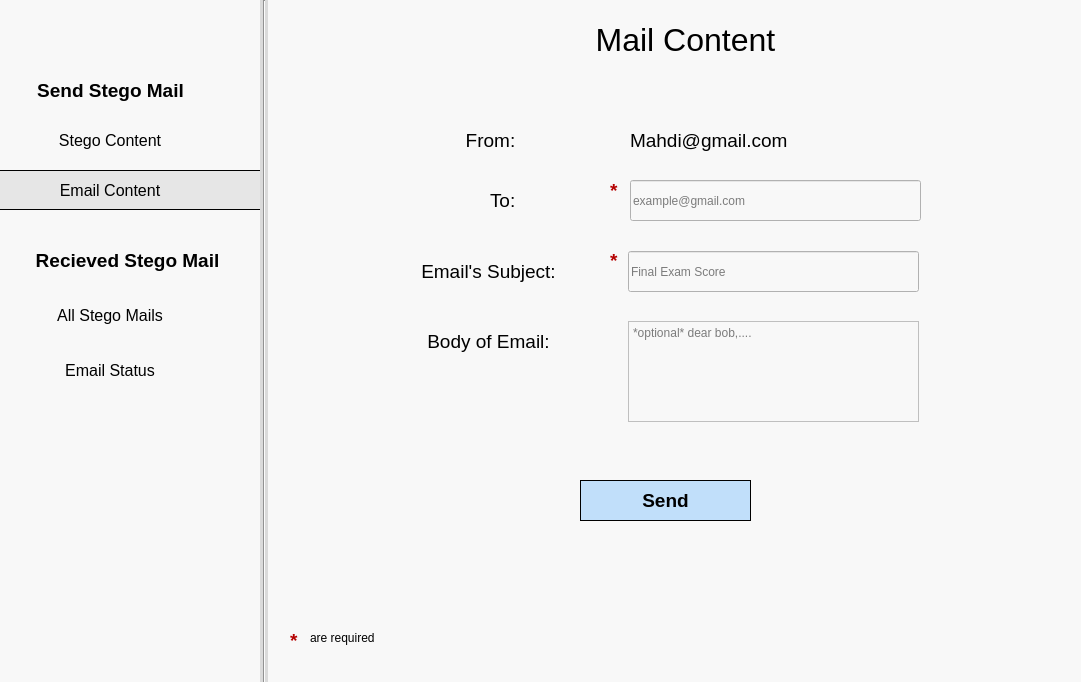
<?xml version="1.0" encoding="UTF-8"?>
<ui version="4.0">
 <class>Dialog</class>
 <widget class="QDialog" name="Dialog">
  <property name="geometry">
   <rect>
    <x>0</x>
    <y>0</y>
    <width>1081</width>
    <height>682</height>
   </rect>
  </property>
  <property name="windowTitle">
   <string>Dialog</string>
  </property>
  <property name="whatsThis">
   <string/>
  </property>
  <property name="styleSheet">
   <string notr="true">background-color: rgb(248, 248, 248);</string>
  </property>
  <widget class="QLabel" name="txtTo">
   <property name="geometry">
    <rect>
     <x>490</x>
     <y>180</y>
     <width>41</width>
     <height>41</height>
    </rect>
   </property>
   <property name="font">
    <font>
     <pointsize>14</pointsize>
    </font>
   </property>
   <property name="text">
    <string>To:</string>
   </property>
  </widget>
  <widget class="QLabel" name="txtSubject">
   <property name="geometry">
    <rect>
     <x>388</x>
     <y>251</y>
     <width>201</width>
     <height>41</height>
    </rect>
   </property>
   <property name="text">
    <string>&lt;html&gt;&lt;head/&gt;&lt;body&gt;&lt;p align=&quot;center&quot;&gt;&lt;span style=&quot; font-size:14pt; color:#000000;&quot;&gt;Email's Subject:&lt;/span&gt;&lt;/p&gt;&lt;/body&gt;&lt;/html&gt;</string>
   </property>
  </widget>
  <widget class="QLabel" name="txtBody">
   <property name="geometry">
    <rect>
     <x>388</x>
     <y>321</y>
     <width>201</width>
     <height>41</height>
    </rect>
   </property>
   <property name="text">
    <string>&lt;html&gt;&lt;head/&gt;&lt;body&gt;&lt;p align=&quot;center&quot;&gt;&lt;span style=&quot; font-size:14pt; color:#000000;&quot;&gt;Body of Email:&lt;/span&gt;&lt;/p&gt;&lt;/body&gt;&lt;/html&gt;</string>
   </property>
  </widget>
  <widget class="QLineEdit" name="tfTo">
   <property name="geometry">
    <rect>
     <x>630</x>
     <y>180</y>
     <width>291</width>
     <height>41</height>
    </rect>
   </property>
   <property name="styleSheet">
    <string notr="true">background-color: rgb(248, 248, 248);</string>
   </property>
   <property name="placeholderText">
    <string>example@gmail.com</string>
   </property>
  </widget>
  <widget class="QLineEdit" name="tfSubject">
   <property name="geometry">
    <rect>
     <x>628</x>
     <y>251</y>
     <width>291</width>
     <height>41</height>
    </rect>
   </property>
   <property name="styleSheet">
    <string notr="true">background-color: rgb(248, 248, 248);</string>
   </property>
   <property name="placeholderText">
    <string>Final Exam Score</string>
   </property>
  </widget>
  <widget class="QTextEdit" name="tfBody">
   <property name="geometry">
    <rect>
     <x>628</x>
     <y>321</y>
     <width>291</width>
     <height>101</height>
    </rect>
   </property>
   <property name="styleSheet">
    <string notr="true">background-color: rgb(248, 248, 248);</string>
   </property>
   <property name="placeholderText">
    <string>*optional* dear bob,....</string>
   </property>
  </widget>
  <widget class="QPushButton" name="btnSend">
   <property name="geometry">
    <rect>
     <x>580</x>
     <y>480</y>
     <width>171</width>
     <height>41</height>
    </rect>
   </property>
   <property name="font">
    <font>
     <pointsize>14</pointsize>
     <weight>75</weight>
     <bold>true</bold>
    </font>
   </property>
   <property name="styleSheet">
    <string notr="true">border: 0.5px solid #000000;
background-color: rgb(138, 198, 253,0.5);</string>
   </property>
   <property name="text">
    <string>Send</string>
   </property>
  </widget>
  <widget class="QLabel" name="txtFrom">
   <property name="geometry">
    <rect>
     <x>390</x>
     <y>120</y>
     <width>201</width>
     <height>41</height>
    </rect>
   </property>
   <property name="text">
    <string>&lt;html&gt;&lt;head/&gt;&lt;body&gt;&lt;p align=&quot;center&quot;&gt;&lt;span style=&quot; font-size:14pt; color:#000000;&quot;&gt;From:&lt;/span&gt;&lt;/p&gt;&lt;/body&gt;&lt;/html&gt;</string>
   </property>
  </widget>
  <widget class="QLabel" name="txtEmailInUse">
   <property name="geometry">
    <rect>
     <x>630</x>
     <y>120</y>
     <width>441</width>
     <height>41</height>
    </rect>
   </property>
   <property name="font">
    <font>
     <pointsize>14</pointsize>
     <weight>50</weight>
     <bold>false</bold>
    </font>
   </property>
   <property name="text">
    <string>Mahdi@gmail.com</string>
   </property>
   <property name="alignment">
    <set>Qt::AlignLeading|Qt::AlignLeft|Qt::AlignVCenter</set>
   </property>
  </widget>
  <widget class="QLabel" name="txtTitle">
   <property name="geometry">
    <rect>
     <x>550</x>
     <y>20</y>
     <width>271</width>
     <height>41</height>
    </rect>
   </property>
   <property name="text">
    <string>&lt;html&gt;&lt;head/&gt;&lt;body&gt;&lt;p align=&quot;center&quot;&gt;&lt;span style=&quot; font-size:24pt; color:#000000;&quot;&gt;Mail Content&lt;/span&gt;&lt;/p&gt;&lt;/body&gt;&lt;/html&gt;</string>
   </property>
  </widget>
  <widget class="QPushButton" name="btnDecryption">
   <property name="geometry">
    <rect>
     <x>10</x>
     <y>240</y>
     <width>235</width>
     <height>40</height>
    </rect>
   </property>
   <property name="font">
    <font>
     <pointsize>14</pointsize>
     <weight>75</weight>
     <bold>true</bold>
    </font>
   </property>
   <property name="styleSheet">
    <string notr="true">color:black;
box-shadow: none;
border-style:flat;
text-align: center;
</string>
   </property>
   <property name="text">
    <string>Recieved Stego Mail</string>
   </property>
  </widget>
  <widget class="QPushButton" name="btnStegoContent">
   <property name="geometry">
    <rect>
     <x>35</x>
     <y>120</y>
     <width>150</width>
     <height>40</height>
    </rect>
   </property>
   <property name="font">
    <font>
     <pointsize>12</pointsize>
     <weight>50</weight>
     <bold>false</bold>
    </font>
   </property>
   <property name="styleSheet">
    <string notr="true">color:black;
box-shadow: none;
border-style:flat;
text-align: center;
</string>
   </property>
   <property name="text">
    <string>Stego Content</string>
   </property>
  </widget>
  <widget class="QPushButton" name="btnEmailContent">
   <property name="geometry">
    <rect>
     <x>-30</x>
     <y>170</y>
     <width>291</width>
     <height>40</height>
    </rect>
   </property>
   <property name="font">
    <font>
     <pointsize>12</pointsize>
     <weight>50</weight>
     <bold>false</bold>
    </font>
   </property>
   <property name="styleSheet">
    <string notr="true">color:black;
box-shadow: none;
border-style:flat;
text-align: left;
border: 0.5px solid #000000;
background-color: rgb(230, 230, 230);</string>
   </property>
   <property name="text">
    <string/>
   </property>
  </widget>
  <widget class="QPushButton" name="btnEncryption">
   <property name="geometry">
    <rect>
     <x>-10</x>
     <y>70</y>
     <width>241</width>
     <height>40</height>
    </rect>
   </property>
   <property name="font">
    <font>
     <pointsize>14</pointsize>
     <weight>75</weight>
     <bold>true</bold>
    </font>
   </property>
   <property name="styleSheet">
    <string notr="true">color:black;
box-shadow: none;
border-style:flat;
text-align: center;
</string>
   </property>
   <property name="text">
    <string>Send Stego Mail</string>
   </property>
  </widget>
  <widget class="QPushButton" name="btnEmailStatus">
   <property name="geometry">
    <rect>
     <x>35</x>
     <y>350</y>
     <width>150</width>
     <height>40</height>
    </rect>
   </property>
   <property name="font">
    <font>
     <pointsize>12</pointsize>
     <weight>50</weight>
     <bold>false</bold>
    </font>
   </property>
   <property name="styleSheet">
    <string notr="true">color:black;
box-shadow: none;
border-style:flat;
text-align: center;
</string>
   </property>
   <property name="text">
    <string>Email Status</string>
   </property>
  </widget>
  <widget class="Line" name="DashboardLine">
   <property name="geometry">
    <rect>
     <x>260</x>
     <y>0</y>
     <width>8</width>
     <height>711</height>
    </rect>
   </property>
   <property name="styleSheet">
    <string notr="true">background-color: rgb(218, 218, 218);</string>
   </property>
   <property name="orientation">
    <enum>Qt::Vertical</enum>
   </property>
  </widget>
  <widget class="QLabel" name="txtRequiredSymbolTo">
   <property name="geometry">
    <rect>
     <x>610</x>
     <y>180</y>
     <width>16</width>
     <height>21</height>
    </rect>
   </property>
   <property name="font">
    <font>
     <pointsize>14</pointsize>
     <weight>75</weight>
     <bold>true</bold>
    </font>
   </property>
   <property name="styleSheet">
    <string notr="true">background-color: rgba(255, 255, 255, 0);
color: rgb(180, 0, 0);</string>
   </property>
   <property name="text">
    <string>*</string>
   </property>
  </widget>
  <widget class="QLabel" name="txtRequiredSymbolSubject">
   <property name="geometry">
    <rect>
     <x>610</x>
     <y>250</y>
     <width>16</width>
     <height>21</height>
    </rect>
   </property>
   <property name="font">
    <font>
     <pointsize>14</pointsize>
     <weight>75</weight>
     <bold>true</bold>
    </font>
   </property>
   <property name="styleSheet">
    <string notr="true">background-color: rgba(255, 255, 255, 0);
color: rgb(180, 0, 0);</string>
   </property>
   <property name="text">
    <string>*</string>
   </property>
  </widget>
  <widget class="QLabel" name="txtRequiredSymbol">
   <property name="geometry">
    <rect>
     <x>290</x>
     <y>630</y>
     <width>16</width>
     <height>21</height>
    </rect>
   </property>
   <property name="font">
    <font>
     <pointsize>14</pointsize>
     <weight>75</weight>
     <bold>true</bold>
    </font>
   </property>
   <property name="styleSheet">
    <string notr="true">background-color: rgba(255, 255, 255, 0);
color: rgb(180, 0, 0);</string>
   </property>
   <property name="text">
    <string>*</string>
   </property>
  </widget>
  <widget class="QLabel" name="txtRequired">
   <property name="geometry">
    <rect>
     <x>310</x>
     <y>630</y>
     <width>81</width>
     <height>16</height>
    </rect>
   </property>
   <property name="text">
    <string>are required</string>
   </property>
  </widget>
  <widget class="QPushButton" name="txtEmailContent">
   <property name="geometry">
    <rect>
     <x>35</x>
     <y>170</y>
     <width>150</width>
     <height>40</height>
    </rect>
   </property>
   <property name="font">
    <font>
     <pointsize>12</pointsize>
     <weight>50</weight>
     <bold>false</bold>
    </font>
   </property>
   <property name="styleSheet">
    <string notr="true">color:black;
box-shadow: none;
border-style:flat;
text-align: center;
background-color: rgba(255, 255, 255, 0);</string>
   </property>
   <property name="text">
    <string>Email Content</string>
   </property>
  </widget>
  <widget class="QPushButton" name="btnStegoMails">
   <property name="geometry">
    <rect>
     <x>35</x>
     <y>295</y>
     <width>150</width>
     <height>40</height>
    </rect>
   </property>
   <property name="font">
    <font>
     <pointsize>12</pointsize>
     <weight>50</weight>
     <bold>false</bold>
    </font>
   </property>
   <property name="autoFillBackground">
    <bool>false</bool>
   </property>
   <property name="styleSheet">
    <string notr="true">color:black;
box-shadow: none;
border-style:flat;
text-align: center;
background-color: rgba(255, 255, 255, 0);</string>
   </property>
   <property name="text">
    <string>All Stego Mails</string>
   </property>
  </widget>
 </widget>
 <resources/>
 <connections/>
</ui>
